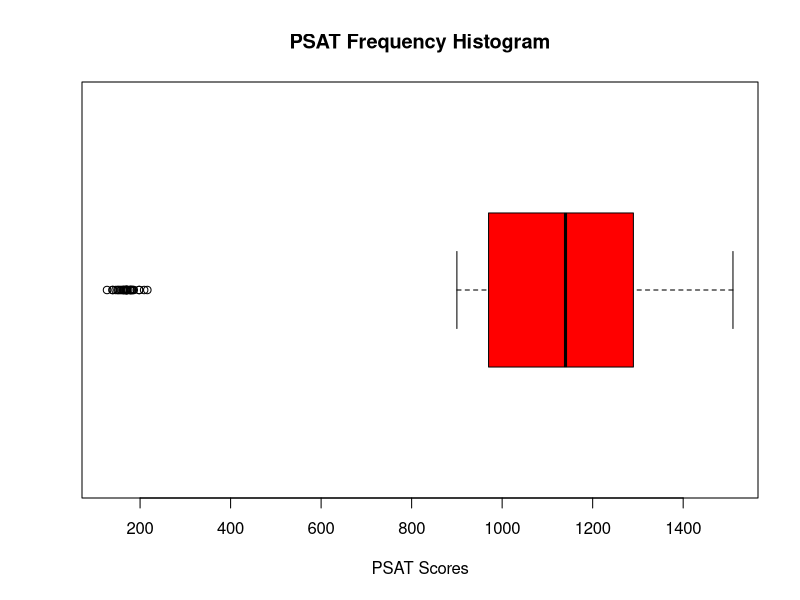
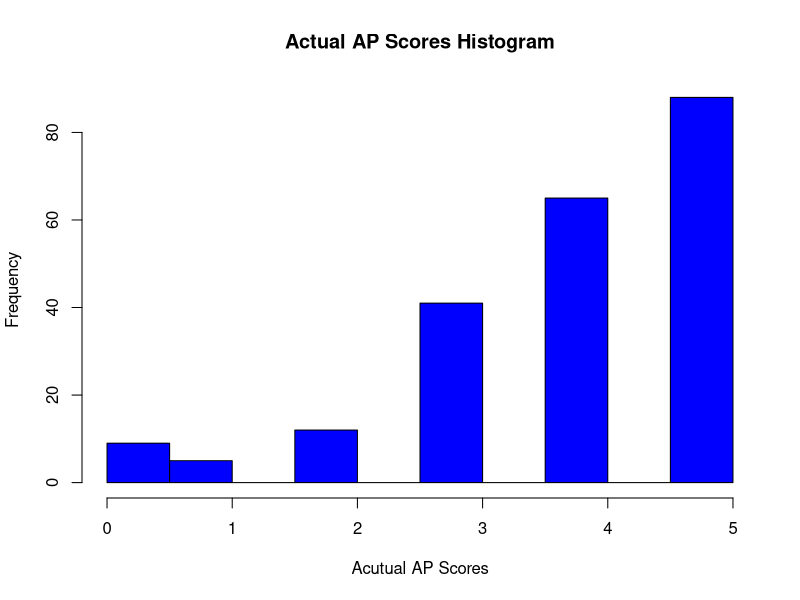
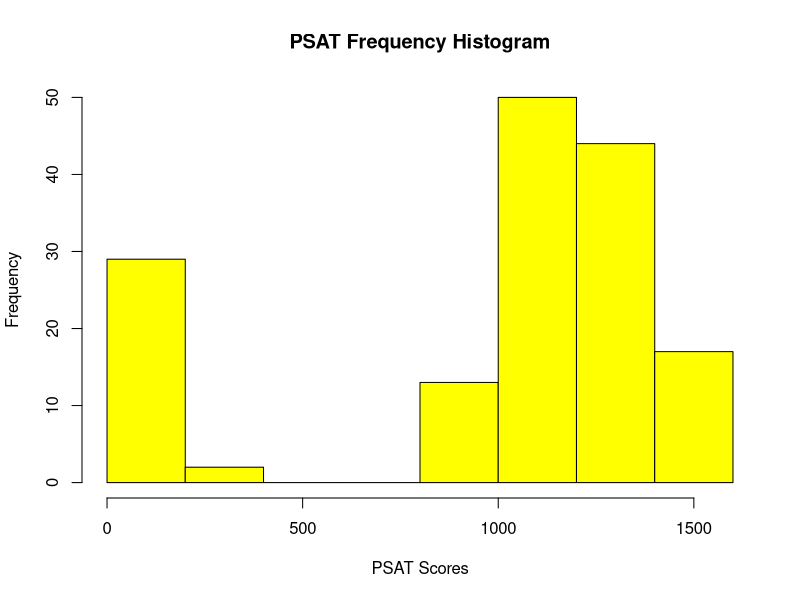

Reproduce these figures in R, in order.
#Jillian Cashman 

#'APprediction.csv' data 

# Read CSV
apdata <- read.csv("APprediction.csv", stringsAsFactors = TRUE)

# Ensure that ID variable is a factor, not a character
apdata_ID <- as.factor(apdata$ID)

#Investigate the data set. structure, column names and dimensions..
apdata_dimensions <- dim(apdata)

apdata_dimensions

# Provide a summary of the students' actual AP exam score
summary_actual <- summary(apdata$ACTUAL)

summary_actual

#Make a table of the students' actual AP exam scores .
table_actual <- table(apdata$ACTUAL) 

table_actual

#Provide a summary of the students' PSAT scores 
summary_psat <- summary(apdata$PSAT)

summary_psat

#How many students have missing PSAT scores? 
sum_missing_psat <- sum(is.na(apdata$PSAT))

sum_missing_psat

# Create a horizontal boxplot of the PSAT scores.label the x-axis with 
#the name of the variable of interst
psat_boxplot <- boxplot(apdata$PSAT, horizontal = TRUE,
                        main = "PSAT Frequency Histogram",
                        xlab = "PSAT Scores",
                        col = 'red')

psat_boxplot

#Create a histogram of the actual AP scores.label the x-axis with 
#the name of the variable of interest
actual_hist <- hist(apdata$ACTUAL, 
                    main = "Actual AP Scores Histogram",
                    xlab = "Acutual AP Scores",
                    col = 'blue')

actual_hist

#Create a histogram of the PSAT scores. label the x-axis with the name of the 
#variable of interest.
psat_hist <- hist(apdata$PSAT,
                  main = "PSAT Frequency Histogram",
                  xlab = "PSAT Scores",
                  col = 'yellow')

psat_hist

#find indices of the students who don't have a PSAT score recorded,they are NA's 
NA_PSAT_index <- which(is.na(apdata$PSAT))

NA_PSAT_index

#get the data frame of all the students who do not have a PSAT score recorded
#Use the `NA_PSAT_index` vector. View only the PSAT and ACTUAL columns and
NA_PSAT_students <- apdata[NA_PSAT_index,c("PSAT", "ACTUAL") ]


#Store the data frame of all the students who do have a PSAT score recorded.
#Use the `NA_PSAT_index` vector. View only the PSAT and ACTUAL columns and store
#the edited data frame as `apdata_PSATnoNA.`

apdata_PSATnoNA <- apdata[-NA_PSAT_index, c("PSAT", "ACTUAL") ]

apdata_PSATnoNA

#In the `apdata_PSATnoNA` dataframe, how many rows have zeros for the 
#actual AP exam score? Store the result in Q12.

zero_on_ap_exam <- sum(apdata_PSATnoNA$ACTUAL == 0)

zero_on_ap_exam

#Use the Boolean operator \>= to determine if an actual AP exam score is
#greater than or equal to 1 (avoiding all the zeros). Create a data frame with
#two columns (PSAT and ACTUAL) but only rows that have an ACTUAL score
#greater than or equal to 1. Name it `apdata_valid_apscores`.
actual_no_na <- apdata_PSATnoNA$ACTUAL >= 1

na_actual_clean <- apdata_PSATnoNA[actual_no_na,]

apdata_valid_apscores <- na_actual_clean[ c("PSAT", "ACTUAL")]

apdata_valid_apscores

#data frame you just created, use a Boolean operator to keep only rows with
#a PSAT score greater than 160. 
a <- apdata_valid_apscores$PSAT > 160

apdata_clean <- apdata_valid_apscores[a,]

apdata_clean

#Create a linear model predicting actual AP exam score based on the student's 
#PSAT score, using the `apdata_clean` dataset. rounded 

actual_psat_score_lm <- lm(ACTUAL ~ PSAT, data = apdata_clean)

round(coefficients(actual_psat_score_lm), 5)

#With the `apdata_clean` dataset, use the predict function to predict the 
#actual AP score for the student in the third row.
predict_3rd_row_actual_score <- predict(actual_psat_score_lm, apdata_clean[3,])

predict_3rd_row_actual_score

#Find the regression summary of the linear model predicting actual AP exam 
#score based on the student's PSAT score, using the `apdata_clean` dataset.
#Store the summary in Q17.

regr_summary_lm_actual_psat <- summary(lm(ACTUAL ~ PSAT, data = apdata_clean))
regr_summary_lm_actual_psat
### VIEW OUTPUT ###
# 6: gives the value of sigma (aka StDev of residuals)
# 8: gives the value of r-squared

regr_summary_lm_actual_psat[c(6,8)]


#Find the correlation between the actual AP exam score and a 
#student's PSAT score in the `apdata_clean` dataset.
corr_actual_psat <- cor(apdata_clean$ACTUAL, apdata_clean$PSAT)

corr_actual_psat

